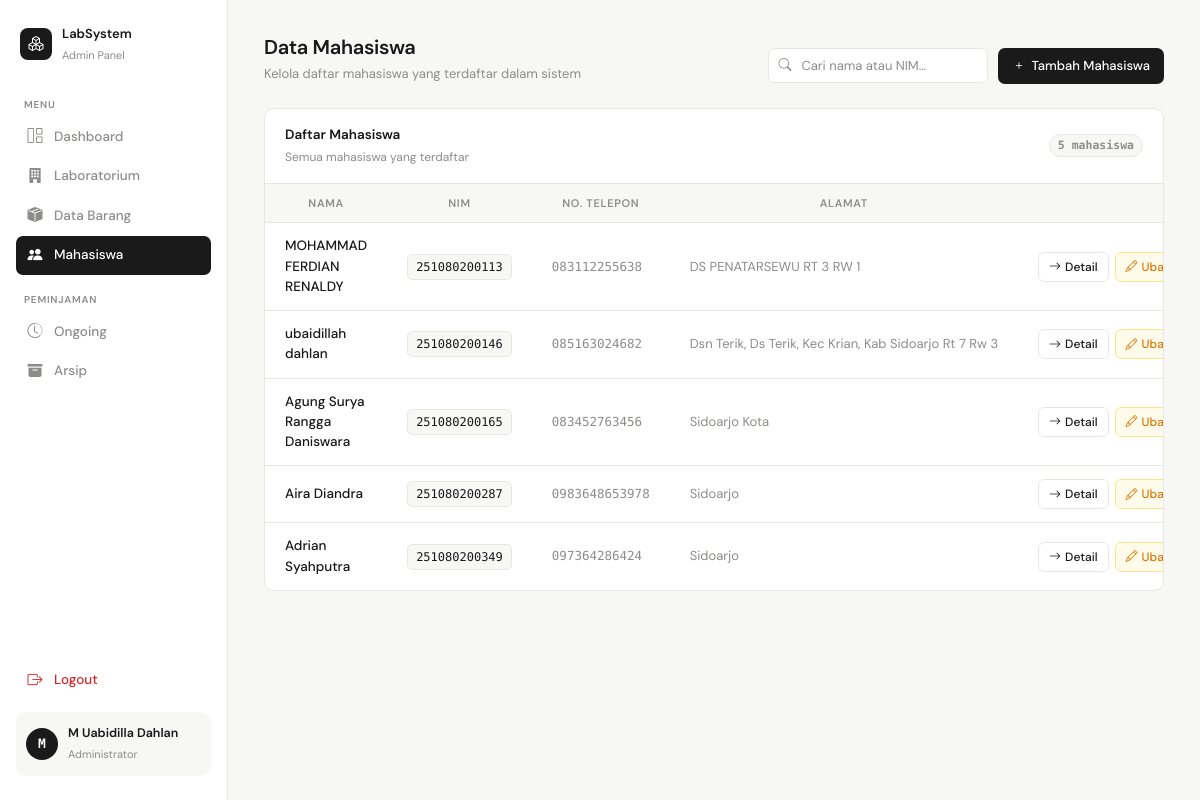
Page /data_mhs.php (signed in) on the committed database.
### tables this page shows
CREATE TABLE `mahasiswa` (
  `nama` varchar(100) NOT NULL,
  `nim` char(12) NOT NULL,
  `no_telepon` varchar(100) NOT NULL,
  `alamat` varchar(255) NOT NULL,
  `password` varchar(100) NOT NULL
);

### data_mhs.php (the view, shortened to what this page needs)
<?php
include 'koneksi.php';
$query = mysqli_query($koneksi, "
    SELECT *
    FROM mahasiswa
");
?>
<!DOCTYPE html>
<html lang="id">
<head>
<link href="https://cdn.jsdelivr.net/npm/bootstrap-icons/font/bootstrap-icons.css" rel="stylesheet">
</head>
<body>
<aside class="sidebar" id="sidebar">
    <div class="sidebar-logo">
        <div class="logo-icon"><i class="bi bi-boxes"></i></div>
        <div class="sidebar-logo-text">
            <strong>LabSystem</strong>
            <span>Admin Panel</span>
        </div>
    </div>
    <p class="nav-section">Menu</p>
    <ul style="list-style:none;padding:0;margin:0">
        <li class="nav-item">
            <a class="nav-link" href="dashboard.php">
                <i class="bi bi-grid-1x2"></i> Dashboard
            </a>
        </li>
        <li class="nav-item">
            <a class="nav-link" href="data_lab.php">
                <i class="bi bi-building-fill"></i> Laboratorium
            </a>
        </li>
        <li class="nav-item">
            <a class="nav-link" href="data_barang.php">
                <i class="bi bi-box-seam-fill"></i> Data Barang
            </a>
        </li>
        <li class="nav-item">
            <a class="nav-link active" href="data_mhs.php">
                <i class="bi bi-people-fill"></i> Mahasiswa
            </a>
        </li>
    </ul>
    <p class="nav-section">Peminjaman</p>
    <ul style="list-style:none;padding:0;margin:0">
        <li class="nav-item">
            <a class="nav-link" href="riwayat_pinjam.php">
                <i class="bi bi-clock-history"></i> Ongoing
            </a>
        </li>
        <li class="nav-item">
            <a class="nav-link" href="arsip_peminjaman.php">
                <i class="bi bi-archive-fill"></i> Arsip
            </a>
        </li>
    </ul>
    <div style="flex:1"></div>
    <ul style="list-style:none;padding:0;margin:0 0 12px">
        <li class="nav-item">
            <a class="nav-link danger" href="logout.php" onclick="return confirm('Yakin ingin logout?')">
                <i class="bi bi-box-arrow-right"></i> Logout
            </a>
        </li>
    </ul>
    <div class="sidebar-user">
        <div class="avatar"><?= strtoupper(substr($_SESSION['user']['nama'], 0, 1)) ?></div>
        <div class="sidebar-user-info">
            <strong><?= htmlspecialchars($_SESSION['user']['nama']) ?></strong>
            <span>Administrator</span>
        </div>
    </div>
</aside>
<main class="main">
    <div class="page-header">
        <div class="page-header-left">
            <h1>Data Mahasiswa</h1>
            <p>Kelola daftar mahasiswa yang terdaftar dalam sistem</p>
        </div>
        <div style="display:flex;gap:10px;align-items:center;flex-wrap:wrap;">
            <div class="search-wrap">
                <input type="text" class="search-input" id="searchInput" placeholder="Cari nama atau NIM…">
            </div>
            <a href="login_mhs.php" class="btn-primary">
                <i class="bi bi-plus"></i>
                <span>Tambah Mahasiswa</span>
            </a>
        </div>
    </div>
    <div class="card">
        <div class="card-header">
            <div class="card-header-left">
                <h2>Daftar Mahasiswa</h2>
                <span>Semua mahasiswa yang terdaftar</span>
            </div>
            <span class="count-chip" id="rowCount">—</span>
        </div>
        <div class="table-wrap">
            <table>
                <thead>
                    <tr>
                        <th>Nama</th>
                        <th>NIM</th>
                        <th>No. Telepon</th>
                        <th>Alamat</th>
                        <th>Aksi</th>
                    </tr>
                </thead>
                <tbody id="tableBody">
                <?php if (mysqli_num_rows($query) == 0): ?>
                    <tr>
                        <td colspan="5">
                            <div class="empty-state">
                                <div class="empty-icon"><i class="bi bi-people"></i></div>
                                <p>Belum ada data mahasiswa yang terdaftar.</p>
                            </div>
                        </td>
                    </tr>
                <?php else: ?>
                    <?php while ($row = mysqli_fetch_assoc($query)): ?>
                    <tr>
                        <td>
                            <span style="font-weight:500"><?= htmlspecialchars($row['nama']) ?></span>
                        </td>
                        <td>
                            <span class="nim-badge"><?= htmlspecialchars($row['nim']) ?></span>
                        </td>
                        <td>
                            <span class="phone-text"><?= htmlspecialchars($row['no_telepon']) ?></span>
                        </td>
                        <td>
                            <span class="address-text" title="<?= htmlspecialchars($row['alamat']) ?>">
                                <?= htmlspecialchars($row['alamat']) ?>
                            </span>
                        </td>
                        <td>
                            <div class="action-group">
                                <a href="detail_data_mhs.php?nim=<?= $row['nim'] ?>" class="btn-action btn-detail">
                                    <i class="bi bi-arrow-right"></i>
                                    <span>Detail</span>
                                </a>
                                <a href="ubah_mhs.php?id=<?= $row['nim'] ?>" class="btn-action btn-edit">
                                    <i class="bi bi-pencil"></i>
                                    <span>Ubah</span>
                                </a>
                            </div>
                        </td>
                    </tr>
                    <?php endwhile; ?>
                <?php endif; ?>
                </tbody>
            </table>
        </div>
    </div>
</main>
</body>
</html>

### rows in the picture
mahasiswa: nama "MOHAMMAD FERDIAN RENALDY", nim "251080200113", no_telepon "083112255638", alamat "DS PENATARSEWU RT 3 RW 1"
mahasiswa: nama "ubaidillah dahlan", nim "251080200146", no_telepon "085163024682", alamat "Dsn Terik, Ds Terik, Kec Krian, Kab Sidoarjo Rt 7 Rw 3"
mahasiswa: nama "Agung Surya Rangga Daniswara", nim "251080200165", no_telepon "083452763456", alamat "Sidoarjo Kota"
mahasiswa: nama "Aira Diandra", nim "251080200287", no_telepon "0983648653978", alamat "Sidoarjo"
mahasiswa: nama "Adrian Syahputra", nim "251080200349", no_telepon "097364286424", alamat "Sidoarjo"

### other values in the picture
substr($_SESSION['user']['nama'], 0, 1) "M"
$_SESSION['user']['nama'] "M Uabidilla Dahlan"
